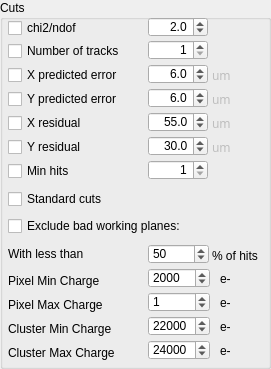
    <widget class="QGroupBox" name="chargeCutsGB">
     <property name="geometry">
      <rect>
       <x>740</x>
       <y>4</y>
       <width>271</width>
       <height>369</height>
      </rect>
     </property>
     <property name="title">
      <string>Cuts</string>
     </property>
     <widget class="QCheckBox" name="chi2ChargeCutCB">
      <property name="geometry">
       <rect>
        <x>8</x>
        <y>17</y>
        <width>84</width>
        <height>22</height>
       </rect>
      </property>
      <property name="text">
       <string>chi2/ndof</string>
      </property>
     </widget>
     <widget class="QDoubleSpinBox" name="chi2ChargeCutSB">
      <property name="geometry">
       <rect>
        <x>148</x>
        <y>17</y>
        <width>60</width>
        <height>20</height>
       </rect>
      </property>
      <property name="alignment">
       <set>Qt::AlignRight|Qt::AlignTrailing|Qt::AlignVCenter</set>
      </property>
      <property name="decimals">
       <number>1</number>
      </property>
      <property name="minimum">
       <double>1.000000000000000</double>
      </property>
      <property name="maximum">
       <double>20.000000000000000</double>
      </property>
      <property name="singleStep">
       <double>0.500000000000000</double>
      </property>
      <property name="value">
       <double>2.000000000000000</double>
      </property>
     </widget>
     <widget class="QCheckBox" name="nTrackChargeCutCB">
      <property name="geometry">
       <rect>
        <x>8</x>
        <y>40</y>
        <width>134</width>
        <height>22</height>
       </rect>
      </property>
      <property name="text">
       <string>Number of tracks</string>
      </property>
     </widget>
     <widget class="QSpinBox" name="nTrackChargeCutSB">
      <property name="geometry">
       <rect>
        <x>148</x>
        <y>40</y>
        <width>60</width>
        <height>20</height>
       </rect>
      </property>
      <property name="layoutDirection">
       <enum>Qt::LeftToRight</enum>
      </property>
      <property name="alignment">
       <set>Qt::AlignRight|Qt::AlignTrailing|Qt::AlignVCenter</set>
      </property>
      <property name="minimum">
       <number>1</number>
      </property>
      <property name="maximum">
       <number>10</number>
      </property>
      <property name="value">
       <number>1</number>
      </property>
     </widget>
     <widget class="QCheckBox" name="xErrChargeCutCB">
      <property name="geometry">
       <rect>
        <x>8</x>
        <y>64</y>
        <width>133</width>
        <height>22</height>
       </rect>
      </property>
      <property name="text">
       <string>X predicted error</string>
      </property>
     </widget>
     <widget class="QCheckBox" name="yErrChargeCutCB">
      <property name="geometry">
       <rect>
        <x>8</x>
        <y>88</y>
        <width>131</width>
        <height>22</height>
       </rect>
      </property>
      <property name="text">
       <string>Y predicted error</string>
      </property>
     </widget>
     <widget class="QDoubleSpinBox" name="xErrChargeCutSB">
      <property name="geometry">
       <rect>
        <x>148</x>
        <y>64</y>
        <width>60</width>
        <height>20</height>
       </rect>
      </property>
      <property name="alignment">
       <set>Qt::AlignRight|Qt::AlignTrailing|Qt::AlignVCenter</set>
      </property>
      <property name="decimals">
       <number>1</number>
      </property>
      <property name="minimum">
       <double>0.000000000000000</double>
      </property>
      <property name="maximum">
       <double>50.000000000000000</double>
      </property>
      <property name="singleStep">
       <double>0.500000000000000</double>
      </property>
      <property name="value">
       <double>6.000000000000000</double>
      </property>
     </widget>
     <widget class="QDoubleSpinBox" name="yErrChargeCutSB">
      <property name="geometry">
       <rect>
        <x>148</x>
        <y>88</y>
        <width>60</width>
        <height>20</height>
       </rect>
      </property>
      <property name="alignment">
       <set>Qt::AlignRight|Qt::AlignTrailing|Qt::AlignVCenter</set>
      </property>
      <property name="decimals">
       <number>1</number>
      </property>
      <property name="minimum">
       <double>0.000000000000000</double>
      </property>
      <property name="maximum">
       <double>50.000000000000000</double>
      </property>
      <property name="singleStep">
       <double>0.500000000000000</double>
      </property>
      <property name="value">
       <double>6.000000000000000</double>
      </property>
     </widget>
     <widget class="QLabel" name="xErrChargeLB">
      <property name="enabled">
       <bool>false</bool>
      </property>
      <property name="geometry">
       <rect>
        <x>212</x>
        <y>64</y>
        <width>31</width>
        <height>22</height>
       </rect>
      </property>
      <property name="font">
       <font>
        <family>Sans Serif</family>
        <weight>50</weight>
        <bold>false</bold>
       </font>
      </property>
      <property name="text">
       <string>um</string>
      </property>
     </widget>
     <widget class="QLabel" name="yErrChargeLB">
      <property name="enabled">
       <bool>false</bool>
      </property>
      <property name="geometry">
       <rect>
        <x>212</x>
        <y>88</y>
        <width>31</width>
        <height>22</height>
       </rect>
      </property>
      <property name="font">
       <font>
        <family>Sans Serif</family>
        <weight>50</weight>
        <bold>false</bold>
       </font>
      </property>
      <property name="text">
       <string>um</string>
      </property>
     </widget>
     <widget class="QCheckBox" name="xChargeCutCB">
      <property name="geometry">
       <rect>
        <x>8</x>
        <y>112</y>
        <width>87</width>
        <height>22</height>
       </rect>
      </property>
      <property name="text">
       <string>X residual</string>
      </property>
     </widget>
     <widget class="QCheckBox" name="yChargeCutCB">
      <property name="geometry">
       <rect>
        <x>8</x>
        <y>136</y>
        <width>85</width>
        <height>22</height>
       </rect>
      </property>
      <property name="text">
       <string>Y residual</string>
      </property>
     </widget>
     <widget class="QDoubleSpinBox" name="xChargeCutSB">
      <property name="geometry">
       <rect>
        <x>148</x>
        <y>112</y>
        <width>60</width>
        <height>20</height>
       </rect>
      </property>
      <property name="alignment">
       <set>Qt::AlignRight|Qt::AlignTrailing|Qt::AlignVCenter</set>
      </property>
      <property name="decimals">
       <number>1</number>
      </property>
      <property name="minimum">
       <double>-75.000000000000000</double>
      </property>
      <property name="maximum">
       <double>75.000000000000000</double>
      </property>
      <property name="singleStep">
       <double>0.500000000000000</double>
      </property>
      <property name="value">
       <double>55.000000000000000</double>
      </property>
     </widget>
     <widget class="QDoubleSpinBox" name="yChargeCutSB">
      <property name="geometry">
       <rect>
        <x>148</x>
        <y>136</y>
        <width>60</width>
        <height>20</height>
       </rect>
      </property>
      <property name="alignment">
       <set>Qt::AlignRight|Qt::AlignTrailing|Qt::AlignVCenter</set>
      </property>
      <property name="decimals">
       <number>1</number>
      </property>
      <property name="minimum">
       <double>-50.000000000000000</double>
      </property>
      <property name="maximum">
       <double>50.000000000000000</double>
      </property>
      <property name="singleStep">
       <double>0.500000000000000</double>
      </property>
      <property name="value">
       <double>30.000000000000000</double>
      </property>
     </widget>
     <widget class="QLabel" name="xChargeLB">
      <property name="enabled">
       <bool>false</bool>
      </property>
      <property name="geometry">
       <rect>
        <x>212</x>
        <y>112</y>
        <width>31</width>
        <height>22</height>
       </rect>
      </property>
      <property name="font">
       <font>
        <family>Sans Serif</family>
        <weight>50</weight>
        <bold>false</bold>
       </font>
      </property>
      <property name="text">
       <string>um</string>
      </property>
     </widget>
     <widget class="QLabel" name="yChargeLB">
      <property name="enabled">
       <bool>false</bool>
      </property>
      <property name="geometry">
       <rect>
        <x>212</x>
        <y>136</y>
        <width>31</width>
        <height>22</height>
       </rect>
      </property>
      <property name="font">
       <font>
        <family>Sans Serif</family>
        <weight>50</weight>
        <bold>false</bold>
       </font>
      </property>
      <property name="text">
       <string>um</string>
      </property>
     </widget>
     <widget class="customSpinBox" name="hitsChargeCutSB">
      <property name="geometry">
       <rect>
        <x>148</x>
        <y>160</y>
        <width>60</width>
        <height>20</height>
       </rect>
      </property>
      <property name="layoutDirection">
       <enum>Qt::LeftToRight</enum>
      </property>
      <property name="alignment">
       <set>Qt::AlignRight|Qt::AlignTrailing|Qt::AlignVCenter</set>
      </property>
      <property name="minimum">
       <number>1</number>
      </property>
      <property name="maximum">
       <number>50</number>
      </property>
      <property name="value">
       <number>1</number>
      </property>
     </widget>
     <widget class="QCheckBox" name="hitsChargeCutCB">
      <property name="geometry">
       <rect>
        <x>8</x>
        <y>160</y>
        <width>72</width>
        <height>22</height>
       </rect>
      </property>
      <property name="text">
       <string>Min hits</string>
      </property>
     </widget>
     <widget class="customSpinBox" name="chargePixelMinimumChargeSB">
      <property name="geometry">
       <rect>
        <x>148</x>
        <y>268</y>
        <width>62</width>
        <height>20</height>
       </rect>
      </property>
      <property name="layoutDirection">
       <enum>Qt::LeftToRight</enum>
      </property>
      <property name="minimum">
       <number>0</number>
      </property>
      <property name="maximum">
       <number>10000</number>
      </property>
      <property name="singleStep">
       <number>100</number>
      </property>
      <property name="value">
       <number>2000</number>
      </property>
     </widget>
     <widget class="customSpinBox" name="chargeClusterMinimumChargeSB">
      <property name="geometry">
       <rect>
        <x>148</x>
        <y>316</y>
        <width>62</width>
        <height>20</height>
       </rect>
      </property>
      <property name="layoutDirection">
       <enum>Qt::LeftToRight</enum>
      </property>
      <property name="minimum">
       <number>0</number>
      </property>
      <property name="maximum">
       <number>100000</number>
      </property>
      <property name="singleStep">
       <number>100</number>
      </property>
      <property name="value">
       <number>22000</number>
      </property>
     </widget>
     <widget class="QLabel" name="chargePixelMinimumChargeElectronLB">
      <property name="geometry">
       <rect>
        <x>220</x>
        <y>268</y>
        <width>31</width>
        <height>22</height>
       </rect>
      </property>
      <property name="text">
       <string>e-</string>
      </property>
     </widget>
     <widget class="QLabel" name="chargeClusterMaximumChargeElectronLB">
      <property name="geometry">
       <rect>
        <x>220</x>
        <y>340</y>
        <width>31</width>
        <height>22</height>
       </rect>
      </property>
      <property name="text">
       <string>e-</string>
      </property>
     </widget>
     <widget class="customSpinBox" name="chargeClusterMaximumChargeSB">
      <property name="geometry">
       <rect>
        <x>148</x>
        <y>340</y>
        <width>62</width>
        <height>20</height>
       </rect>
      </property>
      <property name="layoutDirection">
       <enum>Qt::LeftToRight</enum>
      </property>
      <property name="minimum">
       <number>0</number>
      </property>
      <property name="maximum">
       <number>100000</number>
      </property>
      <property name="singleStep">
       <number>100</number>
      </property>
      <property name="value">
       <number>24000</number>
      </property>
     </widget>
     <widget class="QLabel" name="chargeClusterMinimumChargeElectronLB">
      <property name="geometry">
       <rect>
        <x>220</x>
        <y>316</y>
        <width>31</width>
        <height>22</height>
       </rect>
      </property>
      <property name="text">
       <string>e-</string>
      </property>
     </widget>
     <widget class="customSpinBox" name="chargePixelMaximumChargeSB">
      <property name="geometry">
       <rect>
        <x>148</x>
        <y>292</y>
        <width>62</width>
        <height>20</height>
       </rect>
      </property>
      <property name="layoutDirection">
       <enum>Qt::LeftToRight</enum>
      </property>
      <property name="minimum">
       <number>0</number>
      </property>
      <property name="maximum">
       <number>100000</number>
      </property>
      <property name="singleStep">
       <number>100</number>
      </property>
      <property name="value">
       <number>1</number>
      </property>
     </widget>
     <widget class="QLabel" name="chargePixelMaximumChargeElectronLB">
      <property name="geometry">
       <rect>
        <x>220</x>
        <y>292</y>
        <width>31</width>
        <height>22</height>
       </rect>
      </property>
      <property name="text">
       <string>e-</string>
      </property>
     </widget>
     <widget class="QLabel" name="chargePixelMinimumChargeLB">
      <property name="geometry">
       <rect>
        <x>8</x>
        <y>272</y>
        <width>111</width>
        <height>17</height>
       </rect>
      </property>
      <property name="text">
       <string>Pixel Min Charge</string>
      </property>
     </widget>
     <widget class="QLabel" name="chargePixelMaximumChargeLB">
      <property name="geometry">
       <rect>
        <x>8</x>
        <y>296</y>
        <width>113</width>
        <height>17</height>
       </rect>
      </property>
      <property name="text">
       <string>Pixel Max Charge</string>
      </property>
     </widget>
     <widget class="QLabel" name="chargeClusterMinimumChargeLB">
      <property name="geometry">
       <rect>
        <x>8</x>
        <y>320</y>
        <width>121</width>
        <height>17</height>
       </rect>
      </property>
      <property name="text">
       <string>Cluster Min Charge</string>
      </property>
     </widget>
     <widget class="QLabel" name="chargeClusterMaximumChargeLB">
      <property name="geometry">
       <rect>
        <x>8</x>
        <y>344</y>
        <width>129</width>
        <height>17</height>
       </rect>
      </property>
      <property name="text">
       <string>Cluster Max Charge</string>
      </property>
     </widget>
     <widget class="customCheckBox" name="chargeExcludeBadPlanesCB">
      <property name="geometry">
       <rect>
        <x>8</x>
        <y>216</y>
        <width>211</width>
        <height>20</height>
       </rect>
      </property>
      <property name="text">
       <string>Exclude bad working planes:</string>
      </property>
     </widget>
     <widget class="QLabel" name="label_2">
      <property name="geometry">
       <rect>
        <x>8</x>
        <y>244</y>
        <width>101</width>
        <height>20</height>
       </rect>
      </property>
      <property name="text">
       <string>With less than</string>
      </property>
     </widget>
     <widget class="customSpinBox" name="chargeBadPlanesHitsSB">
      <property name="geometry">
       <rect>
        <x>148</x>
        <y>244</y>
        <width>61</width>
        <height>20</height>
       </rect>
      </property>
      <property name="value">
       <number>50</number>
      </property>
     </widget>
     <widget class="QLabel" name="label_4">
      <property name="geometry">
       <rect>
        <x>212</x>
        <y>248</y>
        <width>57</width>
        <height>16</height>
       </rect>
      </property>
      <property name="text">
       <string>% of hits</string>
      </property>
     </widget>
     <widget class="customCheckBox" name="chargeStandardCutsCB">
      <property name="geometry">
       <rect>
        <x>8</x>
        <y>188</y>
        <width>131</width>
        <height>22</height>
       </rect>
      </property>
      <property name="text">
       <string>Standard cuts</string>
      </property>
     </widget>
    </widget>
